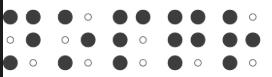
#> input picture backend/data/input/scan_1768714358.jpg, 272 x 77 px
$ python -i preprocess.py   (imports and definitions only)
#> lines starting #> are read from the running program, lines starting #| are printed output that depends on the picture; after the words box and inside, x2 and y2 are one past the last pixel; in counts of white or black regions, pixels touching at a corner belong together
#> further down, picture is the input picture: shape (77, 272, 3); min 16, max 255, mean 218.7
import cv2
import numpy as np

def clean_image(img, is_photo_mode=True):
#> called with is_photo_mode = True
    gray = cv2.cvtColor(img, cv2.COLOR_BGR2GRAY)
    if is_photo_mode:
        kernel = cv2.getStructuringElement(cv2.MORPH_RECT, (15, 15))
        tophat = cv2.morphologyEx(gray, cv2.MORPH_TOPHAT, kernel)
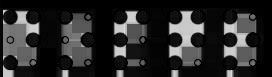
#> tophat: shape (77, 272); min 0, max 222, mean 41
        clahe = cv2.createCLAHE(clipLimit=4.0, tileGridSize=(8, 8))
        enhanced = clahe.apply(tophat)
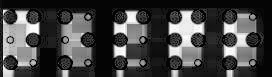
#> enhanced: shape (77, 272); min 4, max 255, mean 66.9
        _, thresh = cv2.threshold(enhanced, 50, 255, cv2.THRESH_BINARY + cv2.THRESH_OTSU)
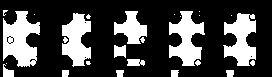
#> thresh: shape (77, 272); 27.9% white; 26 white regions (11 under 20 px), largest, box (x1, y1, x2, y2) and area: (3, 11, 40, 67) 1328, (169, 11, 205, 66) 1111, (223, 13, 256, 66) 1091
    else:
        # Optimized for your digital hello image
        _, thresh = cv2.threshold(gray, 200, 255, cv2.THRESH_BINARY_INV)

    kernel_clean = np.ones((2, 2), np.uint8)
    return cv2.dilate(thresh, kernel_clean, iterations=1)
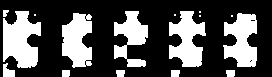
#> returned value: shape (77, 272); 31.9% white; 16 white regions (5 under 20 px), largest, box (x1, y1, x2, y2) and area: (3, 11, 41, 68) 1493, (169, 11, 206, 67) 1286, (223, 13, 257, 67) 1261

>>> import cv2
>>> picture = cv2.imread('../backend/data/input/scan_1768714358.jpg')
>>> result = clean_image(picture)

$ run again, on backend/data/input/scan_1768813403.jpg
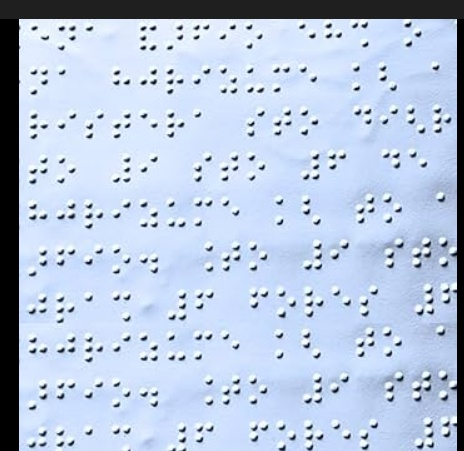
#> input picture backend/data/input/scan_1768813403.jpg, 464 x 451 px
#> picture is the input picture: shape (451, 464, 3); mean B, G, R 219.2, 196.3, 181.4
#> in clean_image, `_, thresh = cv2.threshold(enhanced, 50, 255, cv2.THRESH_BINARY + cv2.T..`:
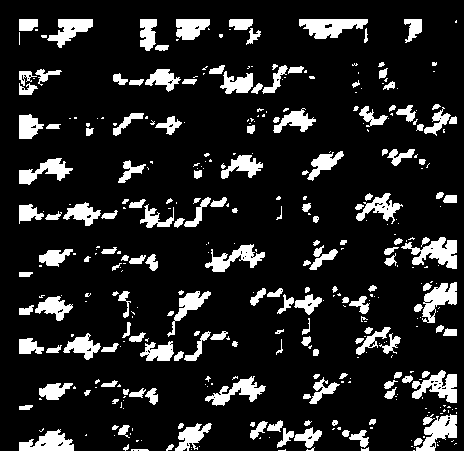
#> thresh: shape (451, 464); 13.8% white; 380 white regions (206 under 20 px), largest, box (x1, y1, x2, y2) and area: (401, 237, 457, 269) 887, (299, 19, 368, 39) 874, (412, 370, 457, 403) 786
#> in clean_image, `return cv2.dilate(thresh, kernel_clean, iterations=1)`:
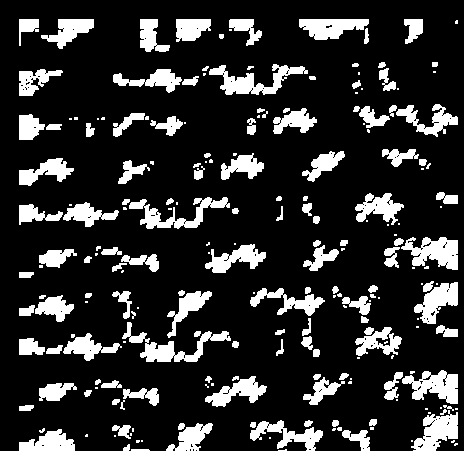
#> returned value: shape (451, 464); 17.7% white; 217 white regions (87 under 20 px), largest, box (x1, y1, x2, y2) and area: (122, 322, 231, 362) 1255, (209, 64, 308, 95) 1234, (401, 237, 458, 270) 1152
